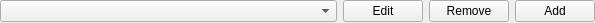
<?xml version="1.0" encoding="UTF-8"?>
<ui version="4.0">
 <class>Beautifier::Internal::ConfigurationPanel</class>
 <widget class="QWidget" name="Beautifier::Internal::ConfigurationPanel">
  <property name="geometry">
   <rect>
    <x>0</x>
    <y>0</y>
    <width>595</width>
    <height>23</height>
   </rect>
  </property>
  <property name="windowTitle">
   <string/>
  </property>
  <layout class="QHBoxLayout" name="horizontalLayout" stretch="9999,0,0,0">
   <property name="leftMargin">
    <number>0</number>
   </property>
   <property name="topMargin">
    <number>0</number>
   </property>
   <property name="rightMargin">
    <number>0</number>
   </property>
   <property name="bottomMargin">
    <number>0</number>
   </property>
   <item>
    <widget class="QComboBox" name="configurations"/>
   </item>
   <item>
    <widget class="QPushButton" name="edit">
     <property name="text">
      <string>Edit</string>
     </property>
    </widget>
   </item>
   <item>
    <widget class="QPushButton" name="remove">
     <property name="text">
      <string>Remove</string>
     </property>
    </widget>
   </item>
   <item>
    <widget class="QPushButton" name="add">
     <property name="text">
      <string>Add</string>
     </property>
    </widget>
   </item>
  </layout>
 </widget>
 <resources/>
 <connections/>
</ui>
